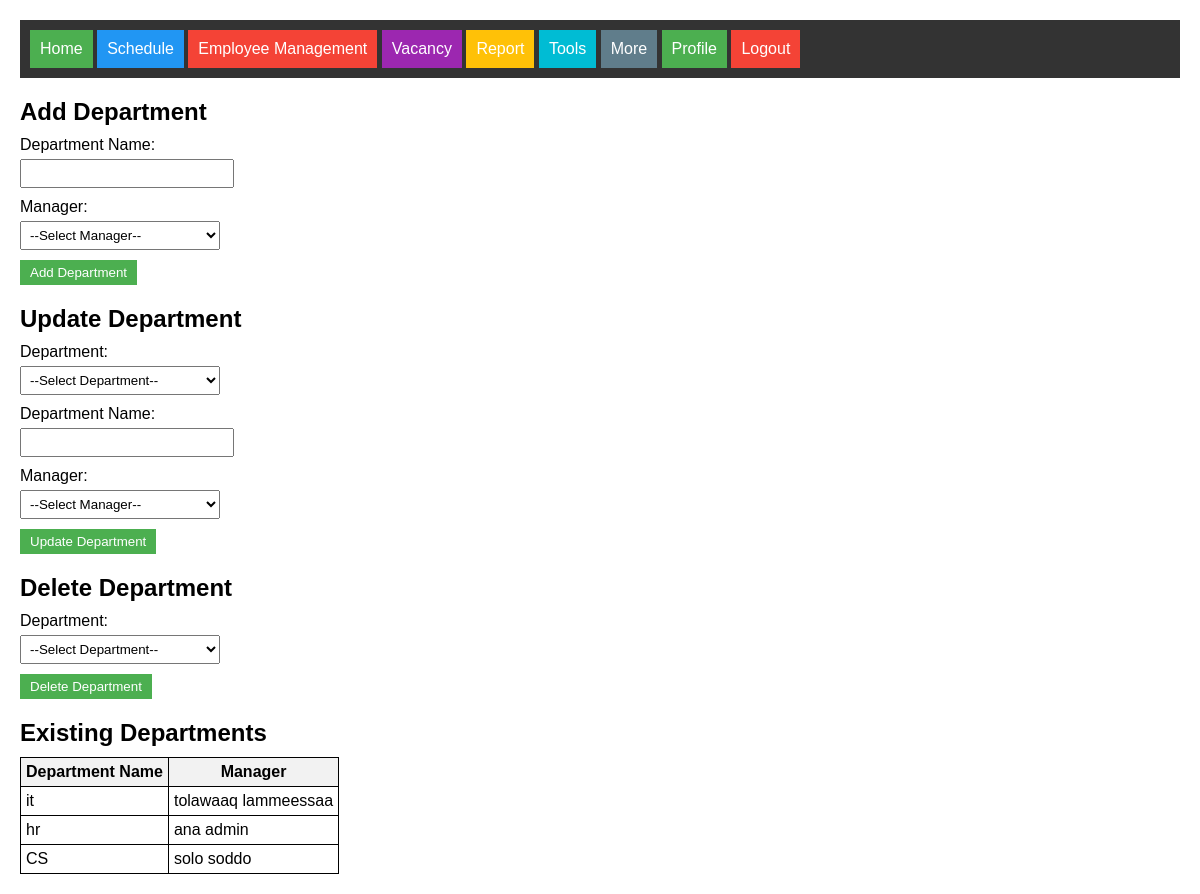
/hr/department.php, run on the app's committed database.
### tables this page shows
CREATE TABLE `departments` (
  `id` int(11) NOT NULL,
  `name` varchar(50) NOT NULL,
  `manager` int(11) NOT NULL
);

CREATE TABLE `employees` (
  `id` int(11) NOT NULL,
  `name` varchar(100) NOT NULL,
  `email` varchar(100) NOT NULL,
  `phone` varchar(20) NOT NULL,
  `department` varchar(50) NOT NULL,
  `position` varchar(50) NOT NULL,
  `start_date` date NOT NULL,
  `end_date` date NOT NULL,
  `salary` decimal(10,2) NOT NULL,
  `user_id` int(11) NOT NULL,
  `gender` varchar(10) NOT NULL,
  `date_of_birth` date NOT NULL,
  `address` varchar(100) DEFAULT NULL,
  `city` varchar(50) DEFAULT NULL,
  `state` varchar(50) DEFAULT NULL,
  `zip` varchar(10) DEFAULT NULL,
  `country` varchar(50) DEFAULT NULL,
  `emergency_contact_name` varchar(100) DEFAULT NULL,
  `emergency_contact_phone` varchar(20) DEFAULT NULL
);

### hr/department.php (the view, shortened to what this page needs)
<?php
$servername = "localhost";
$username = "root";
$password = "";
$dbname = "hrms";
$conn = mysqli_connect($servername, $username, $password, $dbname);
$sql = "SELECT d.id, d.name AS department_name, e.name AS manager_name FROM departments d
        INNER JOIN employees e ON d.manager = e.id";
$departmentsResult = mysqli_query($conn, $sql);
?>
<!DOCTYPE html>
<html>
<head>
</head>
<body>
    <h2>Add Department</h2>
    <form method="post" action="<?php echo htmlspecialchars($_SERVER["PHP_SELF"]); ?>" onsubmit="return validateForm()">
    <label for="department_name">Department Name:</label>
    <input type="text" id="department_name" name="department_name" required><br>
    <label for="manager_id">Manager:</label>
    <select id="manager_id" name="manager_id" required>
        <option value="">--Select Manager--</option>
    </select><br>
    <input type="submit" value="Add Department" name="add_department">
</form>
    <h2>Update Department</h2>
    <form method="post" action="<?php echo htmlspecialchars($_SERVER["PHP_SELF"]); ?>">
        <label for="department_id">Department:</label>
        <select id="department_id" name="department_id" required>
            <option value="">--Select Department--</option>
            <?php
            mysqli_data_seek($departmentsResult, 0);
            ?>
        </select><br>
        <label for="department_name">Department Name:</label>
        <input type="text" id="department_name" name="department_name" required><br>
        <label for="manager_id">Manager:</label>
        <select id="manager_id" name="manager_id" required>
            <option value="">--Select Manager--</option>
        </select><br>
        <input type="submit" value="Update Department" name="update_department">
    </form>
    <h2>Delete Department</h2>
    <form method="post" action="<?php echo htmlspecialchars($_SERVER["PHP_SELF"]); ?>">
        <label for="department_id">Department:</label>
        <select id="department_id" name="department_id" required>
            <option value="">--Select Department--</option>
            <?php
            mysqli_data_seek($departmentsResult, 0);
            ?>
        </select><br>
        <input type="submit" value="Delete Department" name="delete_department">
    </form>
    <h2>Existing Departments</h2>
    <table>
        <tr>
            <th>Department Name</th>
            <th>Manager</th>
        </tr>
        <?php
        mysqli_data_seek($departmentsResult, 0);
        while ($row = mysqli_fetch_assoc($departmentsResult)) {
            echo "<tr>";
            echo "<td>" . $row["department_name"] . "</td>";
            echo "<td>" . $row["manager_name"] . "</td>";
            echo "</tr>";
        }
        ?>
    </table>
</body>
</html>

### hr/css/header.css (style rules this page uses)
header { background-color: #333; color: #fff; padding: 10px; }
nav ul { list-style: none; margin: 0; padding: 0; }
nav ul li { display: inline-block; position: relative; }
nav ul li a { display: block; padding: 10px; color: #fff; text-decoration: none; }
#home a { background-color: #4CAF50; }
#schedule a { background-color: #2196F3; }
#emp-management a { background-color: #f44336; }
#vacancy a { background-color: #9C27B0; }
#report a { background-color: #FFC107; }
#tools a { background-color: #00BCD4; }
#more a { background-color: #607D8B; }
#profile a { background-color: #4CAF50; }
#logout a { background-color: #f44336; }

### hr/department.php (style rules this page uses)
body { font-family: Arial, sans-serif; margin: 20px; }
h2 { margin-bottom: 10px; }
label { display: block; margin-bottom: 5px; }
input[type="text"], select { width: 200px; padding: 5px; margin-bottom: 10px; }
input[type="submit"], input[type="reset"] { padding: 5px 10px; background-color: #4caf50; color: #fff; border: none; cursor: pointer; }
table { border-collapse: collapse; margin-bottom: 20px; }
table, th, td { border: 1px solid black; padding: 5px; }
th { background-color: #f2f2f2; }

### data on the page
departments: name "it", employees.name "tolawaaq lammeessaa"
departments: name "hr", employees.name "ana admin"
departments: name "CS", employees.name "solo soddo"
